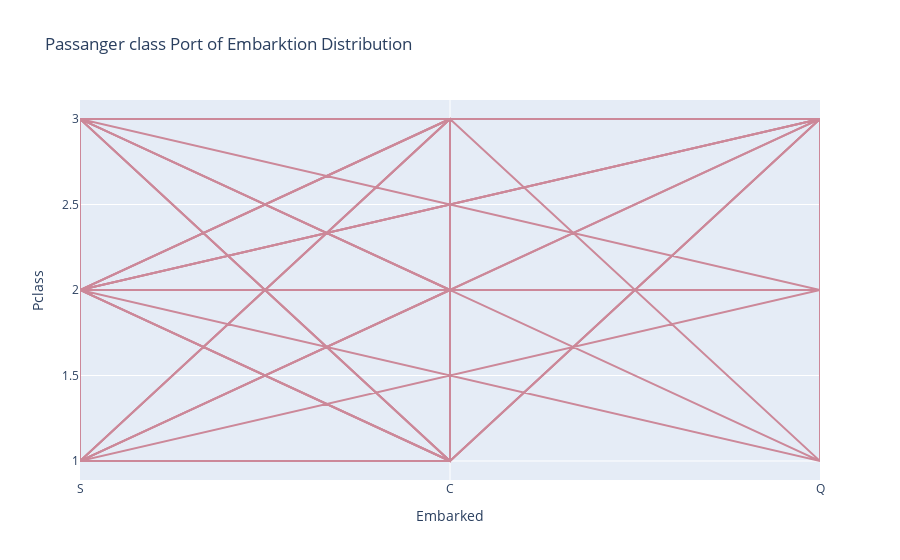

The notebook cell this image was saved under:
### Markdown cell above
<p style="text-align:center;">
<span style="color:Purple;">
<span style="font-size:17px;">
<b>Passanger Class vs  Port of Embarkation
    </b>
    </span>
    </span>
    </p>

### Code cell
fig = px.line(titanic, x = "Embarked", y = "Pclass",
                  color_discrete_sequence = ["#CC8899"],
                  title = "Passanger class Port of Embarktion Distribution")
fig.show()

### Figure 1 — Plotly figure (JSON) as saved in the notebook; plotly's stock layout.template omitted (floating-point values rounded to 4 significant figures; data arrays with more than 128 entries replaced by an {"elided": "..."} marker saying what was removed)
{"data": [{"hovertemplate": "Embarked=%{x}<br>Pclass=%{y}<extra></extra>", "legendgroup": "", "line": {"color": "#CC8899", "dash": "solid"}, "marker": {"symbol": "circle"}, "mode": "lines", "name": "", "orientation": "v", "showlegend": false, "type": "scatter", "x": {"elided": "891 str values"}, "xaxis": "x", "y": {"elided": "891 int values"}, "yaxis": "y"}], "layout": {"legend": {"tracegroupgap": 0}, "title": {"text": "Passanger class Port of Embarktion Distribution"}, "xaxis": {"anchor": "y", "domain": [0, 1], "title": {"text": "Embarked"}}, "yaxis": {"anchor": "x", "domain": [0, 1], "title": {"text": "Pclass"}}}}
